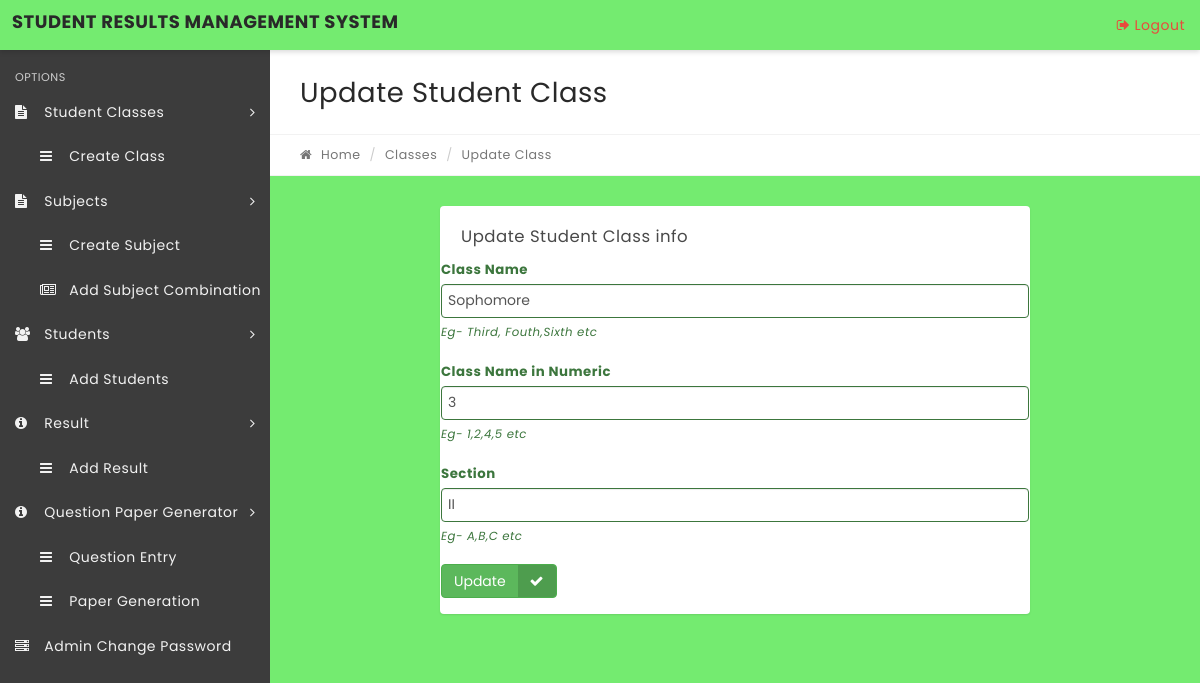
/edit-class.php?classid=3, run on the app's committed database.
### tables this page shows
CREATE TABLE `tblclasses` (
  `id` int(11) NOT NULL,
  `ClassName` varchar(80) DEFAULT NULL,
  `ClassNameNumeric` int(4) NOT NULL,
  `Section` varchar(5) NOT NULL,
  `CreationDate` timestamp NOT NULL DEFAULT current_timestamp(),
  `UpdationDate` timestamp NOT NULL DEFAULT '0000-00-00 00:00:00' ON UPDATE current_timestamp()
);

### edit-class.php (the view, shortened to what this page needs)
<?php
include('includes/config.php');
if(strlen($_SESSION['alogin'])=="")
    {
    header("Location: index.php");
    }
    else{
?>
<!DOCTYPE html>
<html lang="en">
    <head>
        <link rel="stylesheet" href="css/bootstrap.css" media="screen" >
        <link rel="stylesheet" href="css/font-awesome.min.css" media="screen" >
        <link rel="stylesheet" href="css/animate-css/animate.min.css" media="screen" >
        <link rel="stylesheet" href="css/lobipanel/lobipanel.min.css" media="screen" >
        <link rel="stylesheet" href="css/prism/prism.css" media="screen" >
        <link rel="stylesheet" href="css/main.css" media="screen" >
    </head>
    <body class="top-navbar-fixed" style='background-color:rgb(116, 235, 112)!important;'>
        <div class="main-wrapper">
            <?php include('includes/topbar.php');?>
            <div class="content-wrapper">
                <div class="content-container">
<?php include('includes/leftbar.php');?>
                    <div class="main-page">
                        <div class="container-fluid">
                            <div class="row page-title-div">
                                <div class="col-md-6">
                                    <h2 class="title">Update Student Class</h2>
                                </div>
                            </div>
                            <div class="row breadcrumb-div">
                                <div class="col-md-6">
                                    <ul class="breadcrumb">
            							<li><a href="dashboard.php"><i class="fa fa-home"></i> Home</a></li>
            							<li><a href="#">Classes</a></li>
            							<li class="active">Update Class</li>
            						</ul>
                                </div>
                            </div>
                        </div>
                        <section class="section">
                            <div class="container-fluid">
                                <div class="row">
                                    <div class="col-md-8 col-md-offset-2">
                                        <div class="panel">
                                            <div class="panel-heading">
                                                <div class="panel-title">
                                                    <h5>Update Student Class info</h5>
                                                </div>
                                            </div>
                                                <form method="post">
<?php
$cid=intval($_GET['classid']);
$sql = "SELECT * from tblclasses where id=:cid";
$query = $dbh->prepare($sql);
$query->bindParam(':cid',$cid,PDO::PARAM_STR);
$query->execute();
$results=$query->fetchAll(PDO::FETCH_OBJ);
if($query->rowCount() > 0)
{
foreach($results as $result)
{   ?>
                                                    <div class="form-group has-success">
                                                        <label for="success" class="control-label">Class Name</label>
                                                		<div class="">
                                                			<input type="text" name="classname" value="<?php echo htmlentities($result->ClassName);?>" required="required" class="form-control" id="success">
                                                            <span class="help-block">Eg- Third, Fouth,Sixth etc</span>
                                                		</div>
                                                	</div>
                                                       <div class="form-group has-success">
                                                        <label for="success" class="control-label">Class Name in Numeric</label>
                                                        <div class="">
                                                            <input type="number" name="classnamenumeric" value="<?php echo htmlentities($result->ClassNameNumeric);?>" required="required" class="form-control" id="success">
                                                            <span class="help-block">Eg- 1,2,4,5 etc</span>
                                                        </div>
                                                    </div>
                                                     <div class="form-group has-success">
                                                        <label for="success" class="control-label">Section</label>
                                                        <div class="">
                                                            <input type="text" name="section" value="<?php echo htmlentities($result->Section);?>" class="form-control" required="required" id="success">
                                                            <span class="help-block">Eg- A,B,C etc</span>
                                                        </div>
                                                    </div>
                                                    <?php }} ?>
  <div class="form-group has-success">
                                                        <div class="">
                                                           <button type="submit" name="update" class="btn btn-success btn-labeled">Update<span class="btn-label btn-label-right"><i class="fa fa-check"></i></span></button>
                                                    </div>
                                                </form>
                                            </div>
                                        </div>
                                    </div>
                                </div>
                            </div>
                    </div>
                </div>
            </div>
    </body>
</html>
<?php  } ?>

### data on the page
tblclasses: classname "Sophomore", classnamenumeric "3", section "II"
